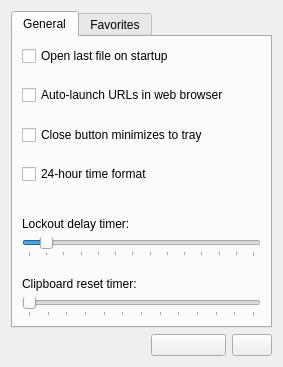
<?xml version="1.0" encoding="UTF-8"?>
<ui version="4.0">
 <class>pref_window</class>
 <widget class="QWidget" name="pref_window">
  <property name="geometry">
   <rect>
    <x>0</x>
    <y>0</y>
    <width>283</width>
    <height>367</height>
   </rect>
  </property>
  <property name="windowTitle">
   <string>Preferences</string>
  </property>
  <property name="windowIcon">
   <iconset resource="Gryptonite.qrc">
    <normaloff>:/icons/main.png</normaloff>:/icons/main.png</iconset>
  </property>
  <layout class="QVBoxLayout" name="verticalLayout">
   <item>
    <widget class="QTabWidget" name="tabWidget">
     <property name="currentIndex">
      <number>0</number>
     </property>
     <widget class="QWidget" name="general">
      <attribute name="title">
       <string>General</string>
      </attribute>
      <layout class="QVBoxLayout" name="verticalLayout_4">
       <item>
        <widget class="QCheckBox" name="autoload">
         <property name="toolTip">
          <string>Automatically open the last file you used?</string>
         </property>
         <property name="whatsThis">
          <string>Check this box if you want this program to automatically open the last file you used.</string>
         </property>
         <property name="text">
          <string>Open last file on startup</string>
         </property>
        </widget>
       </item>
       <item>
        <spacer name="verticalSpacer_6">
         <property name="orientation">
          <enum>Qt::Vertical</enum>
         </property>
         <property name="sizeHint" stdset="0">
          <size>
           <width>20</width>
           <height>40</height>
          </size>
         </property>
        </spacer>
       </item>
       <item>
        <widget class="QCheckBox" name="autoLaunch">
         <property name="toolTip">
          <string>If there is a URL should it be opened in a web browser?</string>
         </property>
         <property name="whatsThis">
          <string>Whenever the small popout window opens, it can automatically launch a URL in a web browser if you check this box.</string>
         </property>
         <property name="text">
          <string>Auto-launch URLs in web browser</string>
         </property>
        </widget>
       </item>
       <item>
        <spacer name="verticalSpacer_5">
         <property name="orientation">
          <enum>Qt::Vertical</enum>
         </property>
         <property name="sizeHint" stdset="0">
          <size>
           <width>20</width>
           <height>40</height>
          </size>
         </property>
        </spacer>
       </item>
       <item>
        <widget class="QCheckBox" name="minimize_on_close">
         <property name="toolTip">
          <string>Should the application hide inside the tray icon, or just close?</string>
         </property>
         <property name="whatsThis">
          <string>When you click the &quot;X&quot; in the corner to close the program, having this box checked will make it so the program doesn't close, but instead hides inside the tray icon for convenient access.</string>
         </property>
         <property name="text">
          <string>Close button minimizes to tray</string>
         </property>
        </widget>
       </item>
       <item>
        <spacer name="verticalSpacer_2">
         <property name="orientation">
          <enum>Qt::Vertical</enum>
         </property>
         <property name="sizeHint" stdset="0">
          <size>
           <width>20</width>
           <height>40</height>
          </size>
         </property>
        </spacer>
       </item>
       <item>
        <widget class="QCheckBox" name="timeFrmt">
         <property name="toolTip">
          <string>Date format preference</string>
         </property>
         <property name="whatsThis">
          <string>&lt;!DOCTYPE HTML PUBLIC &quot;-//W3C//DTD HTML 4.0//EN&quot; &quot;http://www.w3.org/TR/REC-html40/strict.dtd&quot;&gt;
&lt;html&gt;&lt;head&gt;&lt;meta name=&quot;qrichtext&quot; content=&quot;1&quot; /&gt;&lt;style type=&quot;text/css&quot;&gt;
p, li { white-space: pre-wrap; }
&lt;/style&gt;&lt;/head&gt;&lt;body style=&quot; font-family:'MS Shell Dlg 2'; font-size:7.8pt; font-weight:400; font-style:normal;&quot;&gt;
&lt;p style=&quot; margin-top:0px; margin-bottom:0px; margin-left:0px; margin-right:0px; -qt-block-indent:0; text-indent:0px;&quot;&gt;&lt;span style=&quot; font-size:8pt;&quot;&gt;When displaying times in the main window tree, if this box is checked they wil appear in 24-hour time format.&lt;/span&gt;&lt;/p&gt;&lt;/body&gt;&lt;/html&gt;</string>
         </property>
         <property name="text">
          <string>24-hour time format</string>
         </property>
         <property name="tristate">
          <bool>false</bool>
         </property>
        </widget>
       </item>
       <item>
        <spacer name="verticalSpacer_3">
         <property name="orientation">
          <enum>Qt::Vertical</enum>
         </property>
         <property name="sizeHint" stdset="0">
          <size>
           <width>20</width>
           <height>40</height>
          </size>
         </property>
        </spacer>
       </item>
       <item>
        <spacer name="verticalSpacer">
         <property name="orientation">
          <enum>Qt::Vertical</enum>
         </property>
         <property name="sizeHint" stdset="0">
          <size>
           <width>20</width>
           <height>40</height>
          </size>
         </property>
        </spacer>
       </item>
       <item>
        <layout class="QHBoxLayout" name="horizontalLayout">
         <item>
          <widget class="QLabel" name="label">
           <property name="toolTip">
            <string>How much time after hiding to tray should the program wait before automatically locking your secrets?</string>
           </property>
           <property name="text">
            <string>Lockout delay timer:</string>
           </property>
          </widget>
         </item>
         <item>
          <widget class="QLabel" name="timeoutDisplay">
           <property name="toolTip">
            <string>How much time after hiding to tray should the program wait before automatically locking your secrets?</string>
           </property>
           <property name="text">
            <string/>
           </property>
          </widget>
         </item>
        </layout>
       </item>
       <item>
        <widget class="QSlider" name="delaySlider">
         <property name="toolTip">
          <string>How much time after hiding to tray should the program wait before automatically locking your secrets?</string>
         </property>
         <property name="whatsThis">
          <string>&lt;!DOCTYPE HTML PUBLIC &quot;-//W3C//DTD HTML 4.0//EN&quot; &quot;http://www.w3.org/TR/REC-html40/strict.dtd&quot;&gt;
&lt;html&gt;&lt;head&gt;&lt;meta name=&quot;qrichtext&quot; content=&quot;1&quot; /&gt;&lt;style type=&quot;text/css&quot;&gt;
p, li { white-space: pre-wrap; }
&lt;/style&gt;&lt;/head&gt;&lt;body style=&quot; font-family:'MS Shell Dlg 2'; font-size:7.8pt; font-weight:400; font-style:normal;&quot;&gt;
&lt;p style=&quot; margin-top:0px; margin-bottom:0px; margin-left:0px; margin-right:0px; -qt-block-indent:0; text-indent:0px;&quot;&gt;&lt;span style=&quot; font-size:8pt;&quot;&gt;Use the slider to adjust the delay between the time when you minimize this application to the system tray and when it locks your secrets from access.&lt;/span&gt;&lt;/p&gt;
&lt;p style=&quot;-qt-paragraph-type:empty; margin-top:0px; margin-bottom:0px; margin-left:0px; margin-right:0px; -qt-block-indent:0; text-indent:0px; font-size:8pt;&quot;&gt;&lt;/p&gt;
&lt;p style=&quot; margin-top:0px; margin-bottom:0px; margin-left:0px; margin-right:0px; -qt-block-indent:0; text-indent:0px;&quot;&gt;&lt;span style=&quot; font-size:8pt;&quot;&gt;You can disable this feature by moving the slider all the way left.&lt;/span&gt;&lt;/p&gt;&lt;/body&gt;&lt;/html&gt;</string>
         </property>
         <property name="minimum">
          <number>-1</number>
         </property>
         <property name="maximum">
          <number>12</number>
         </property>
         <property name="orientation">
          <enum>Qt::Horizontal</enum>
         </property>
         <property name="invertedAppearance">
          <bool>false</bool>
         </property>
         <property name="invertedControls">
          <bool>false</bool>
         </property>
         <property name="tickPosition">
          <enum>QSlider::TicksBelow</enum>
         </property>
         <property name="tickInterval">
          <number>1</number>
         </property>
        </widget>
       </item>
       <item>
        <spacer name="verticalSpacer_7">
         <property name="orientation">
          <enum>Qt::Vertical</enum>
         </property>
         <property name="sizeHint" stdset="0">
          <size>
           <width>20</width>
           <height>40</height>
          </size>
         </property>
        </spacer>
       </item>
       <item>
        <layout class="QHBoxLayout" name="horizontalLayout_4">
         <item>
          <widget class="QLabel" name="label_3">
           <property name="toolTip">
            <string>How long should secret content remain in the system clipboard?</string>
           </property>
           <property name="text">
            <string>Clipboard reset timer:</string>
           </property>
          </widget>
         </item>
         <item>
          <widget class="QLabel" name="clip_timeoutDisplay">
           <property name="toolTip">
            <string>How long should secret content remain in the system clipboard?</string>
           </property>
           <property name="text">
            <string/>
           </property>
          </widget>
         </item>
        </layout>
       </item>
       <item>
        <widget class="QSlider" name="clipboard_slider">
         <property name="toolTip">
          <string>How long should secret content remain in the system clipboard?</string>
         </property>
         <property name="whatsThis">
          <string>When you send an item to your clipboard, this application starts a timer that will clear the clipboard contents after the specified timeout.

You can disable this feature by moving the slider all the way left.</string>
         </property>
         <property name="minimum">
          <number>0</number>
         </property>
         <property name="maximum">
          <number>12</number>
         </property>
         <property name="singleStep">
          <number>1</number>
         </property>
         <property name="pageStep">
          <number>1</number>
         </property>
         <property name="orientation">
          <enum>Qt::Horizontal</enum>
         </property>
         <property name="invertedControls">
          <bool>false</bool>
         </property>
         <property name="tickPosition">
          <enum>QSlider::TicksBelow</enum>
         </property>
         <property name="tickInterval">
          <number>1</number>
         </property>
        </widget>
       </item>
      </layout>
     </widget>
     <widget class="QWidget" name="favorites">
      <attribute name="title">
       <string>Favorites</string>
      </attribute>
      <layout class="QVBoxLayout" name="verticalLayout_3">
       <item>
        <widget class="QLabel" name="label_2">
         <property name="text">
          <string>Arrange them however you like:</string>
         </property>
         <property name="wordWrap">
          <bool>true</bool>
         </property>
        </widget>
       </item>
       <item>
        <layout class="QHBoxLayout" name="horizontalLayout_2">
         <item>
          <widget class="QListView" name="listView">
           <property name="toolTip">
            <string>Your favorites will always be presented to you in the order shown here</string>
           </property>
           <property name="whatsThis">
            <string>This view shows the order in which your favorites will appear in the system tray menu (opened by right-clicking the icon).

Rearrange them here by clicking the up and down arrows.  Remove an item from favorites by clicking the red &quot;X&quot; button.</string>
           </property>
           <property name="showDropIndicator" stdset="0">
            <bool>false</bool>
           </property>
           <property name="dragEnabled">
            <bool>false</bool>
           </property>
           <property name="dragDropMode">
            <enum>QAbstractItemView::NoDragDrop</enum>
           </property>
           <property name="defaultDropAction">
            <enum>Qt::IgnoreAction</enum>
           </property>
          </widget>
         </item>
         <item>
          <layout class="QVBoxLayout" name="verticalLayout_2">
           <item>
            <spacer name="verticalSpacer_4">
             <property name="orientation">
              <enum>Qt::Vertical</enum>
             </property>
             <property name="sizeHint" stdset="0">
              <size>
               <width>20</width>
               <height>40</height>
              </size>
             </property>
            </spacer>
           </item>
           <item>
            <widget class="QPushButton" name="pushButton_4">
             <property name="toolTip">
              <string>Move the item up in the list</string>
             </property>
             <property name="text">
              <string/>
             </property>
             <property name="icon">
              <iconset resource="Gryptonite.qrc">
               <normaloff>:/icons/uparrow.png</normaloff>:/icons/uparrow.png</iconset>
             </property>
            </widget>
           </item>
           <item>
            <widget class="QPushButton" name="pushButton_5">
             <property name="toolTip">
              <string>Move the item down in the list</string>
             </property>
             <property name="text">
              <string/>
             </property>
             <property name="icon">
              <iconset resource="Gryptonite.qrc">
               <normaloff>:/icons/downarrow.png</normaloff>:/icons/downarrow.png</iconset>
             </property>
            </widget>
           </item>
           <item>
            <spacer name="verticalSpacer_9">
             <property name="orientation">
              <enum>Qt::Vertical</enum>
             </property>
             <property name="sizeHint" stdset="0">
              <size>
               <width>20</width>
               <height>40</height>
              </size>
             </property>
            </spacer>
           </item>
           <item>
            <widget class="QPushButton" name="pushButton_3">
             <property name="minimumSize">
              <size>
               <width>0</width>
               <height>40</height>
              </size>
             </property>
             <property name="toolTip">
              <string>Remove a favorite</string>
             </property>
             <property name="text">
              <string/>
             </property>
             <property name="icon">
              <iconset resource="Gryptonite.qrc">
               <normaloff>:/icons/redX.png</normaloff>:/icons/redX.png</iconset>
             </property>
            </widget>
           </item>
           <item>
            <spacer name="verticalSpacer_8">
             <property name="orientation">
              <enum>Qt::Vertical</enum>
             </property>
             <property name="sizeHint" stdset="0">
              <size>
               <width>20</width>
               <height>40</height>
              </size>
             </property>
            </spacer>
           </item>
          </layout>
         </item>
        </layout>
       </item>
      </layout>
     </widget>
    </widget>
   </item>
   <item>
    <layout class="QHBoxLayout" name="horizontalLayout_3">
     <item>
      <spacer name="horizontalSpacer">
       <property name="orientation">
        <enum>Qt::Horizontal</enum>
       </property>
       <property name="sizeHint" stdset="0">
        <size>
         <width>40</width>
         <height>20</height>
        </size>
       </property>
      </spacer>
     </item>
     <item>
      <widget class="QPushButton" name="pushButton_2">
       <property name="minimumSize">
        <size>
         <width>75</width>
         <height>0</height>
        </size>
       </property>
       <property name="toolTip">
        <string>Accept changes</string>
       </property>
       <property name="text">
        <string/>
       </property>
       <property name="icon">
        <iconset resource="Gryptonite.qrc">
         <normaloff>:/icons/checkmark.png</normaloff>:/icons/checkmark.png</iconset>
       </property>
      </widget>
     </item>
     <item>
      <widget class="QPushButton" name="pushButton">
       <property name="toolTip">
        <string>Cancel changes</string>
       </property>
       <property name="text">
        <string/>
       </property>
       <property name="icon">
        <iconset resource="Gryptonite.qrc">
         <normaloff>:/icons/exclamation.png</normaloff>:/icons/exclamation.png</iconset>
       </property>
      </widget>
     </item>
    </layout>
   </item>
  </layout>
 </widget>
 <resources>
  <include location="Gryptonite.qrc"/>
 </resources>
 <connections>
  <connection>
   <sender>pushButton_2</sender>
   <signal>clicked()</signal>
   <receiver>pref_window</receiver>
   <slot>accept_changes()</slot>
   <hints>
    <hint type="sourcelabel">
     <x>230</x>
     <y>381</y>
    </hint>
    <hint type="destinationlabel">
     <x>166</x>
     <y>260</y>
    </hint>
   </hints>
  </connection>
  <connection>
   <sender>pushButton</sender>
   <signal>clicked()</signal>
   <receiver>pref_window</receiver>
   <slot>close()</slot>
   <hints>
    <hint type="sourcelabel">
     <x>270</x>
     <y>381</y>
    </hint>
    <hint type="destinationlabel">
     <x>282</x>
     <y>261</y>
    </hint>
   </hints>
  </connection>
  <connection>
   <sender>autoload</sender>
   <signal>stateChanged(int)</signal>
   <receiver>pref_window</receiver>
   <slot>autoload(int)</slot>
   <hints>
    <hint type="sourcelabel">
     <x>74</x>
     <y>49</y>
    </hint>
    <hint type="destinationlabel">
     <x>196</x>
     <y>87</y>
    </hint>
   </hints>
  </connection>
  <connection>
   <sender>autoLaunch</sender>
   <signal>stateChanged(int)</signal>
   <receiver>pref_window</receiver>
   <slot>autolaunch(int)</slot>
   <hints>
    <hint type="sourcelabel">
     <x>111</x>
     <y>100</y>
    </hint>
    <hint type="destinationlabel">
     <x>177</x>
     <y>151</y>
    </hint>
   </hints>
  </connection>
  <connection>
   <sender>timeFrmt</sender>
   <signal>stateChanged(int)</signal>
   <receiver>pref_window</receiver>
   <slot>dateformat(int)</slot>
   <hints>
    <hint type="sourcelabel">
     <x>107</x>
     <y>169</y>
    </hint>
    <hint type="destinationlabel">
     <x>167</x>
     <y>214</y>
    </hint>
   </hints>
  </connection>
  <connection>
   <sender>delaySlider</sender>
   <signal>valueChanged(int)</signal>
   <receiver>pref_window</receiver>
   <slot>slider_changed(int)</slot>
   <hints>
    <hint type="sourcelabel">
     <x>140</x>
     <y>266</y>
    </hint>
    <hint type="destinationlabel">
     <x>105</x>
     <y>328</y>
    </hint>
   </hints>
  </connection>
  <connection>
   <sender>pushButton_3</sender>
   <signal>clicked()</signal>
   <receiver>pref_window</receiver>
   <slot>delete_favorite()</slot>
   <hints>
    <hint type="sourcelabel">
     <x>254</x>
     <y>227</y>
    </hint>
    <hint type="destinationlabel">
     <x>181</x>
     <y>216</y>
    </hint>
   </hints>
  </connection>
  <connection>
   <sender>minimize_on_close</sender>
   <signal>stateChanged(int)</signal>
   <receiver>pref_window</receiver>
   <slot>minimize_close(int)</slot>
   <hints>
    <hint type="sourcelabel">
     <x>94</x>
     <y>134</y>
    </hint>
    <hint type="destinationlabel">
     <x>189</x>
     <y>134</y>
    </hint>
   </hints>
  </connection>
  <connection>
   <sender>clipboard_slider</sender>
   <signal>valueChanged(int)</signal>
   <receiver>pref_window</receiver>
   <slot>clipboard_slider_changed(int)</slot>
   <hints>
    <hint type="sourcelabel">
     <x>86</x>
     <y>329</y>
    </hint>
    <hint type="destinationlabel">
     <x>89</x>
     <y>393</y>
    </hint>
   </hints>
  </connection>
  <connection>
   <sender>pushButton_4</sender>
   <signal>clicked()</signal>
   <receiver>pref_window</receiver>
   <slot>move_up()</slot>
   <hints>
    <hint type="sourcelabel">
     <x>245</x>
     <y>163</y>
    </hint>
    <hint type="destinationlabel">
     <x>180</x>
     <y>169</y>
    </hint>
   </hints>
  </connection>
  <connection>
   <sender>pushButton_5</sender>
   <signal>clicked()</signal>
   <receiver>pref_window</receiver>
   <slot>move_down()</slot>
   <hints>
    <hint type="sourcelabel">
     <x>238</x>
     <y>246</y>
    </hint>
    <hint type="destinationlabel">
     <x>210</x>
     <y>301</y>
    </hint>
   </hints>
  </connection>
 </connections>
 <slots>
  <slot>accept_changes()</slot>
  <slot>autoload(int)</slot>
  <slot>autolaunch(int)</slot>
  <slot>dateformat(int)</slot>
  <slot>slider_changed(int)</slot>
  <slot>delete_favorite()</slot>
  <slot>minimize_close(int)</slot>
  <slot>clipboard_slider_changed(int)</slot>
  <slot>move_up()</slot>
  <slot>move_down()</slot>
 </slots>
</ui>
